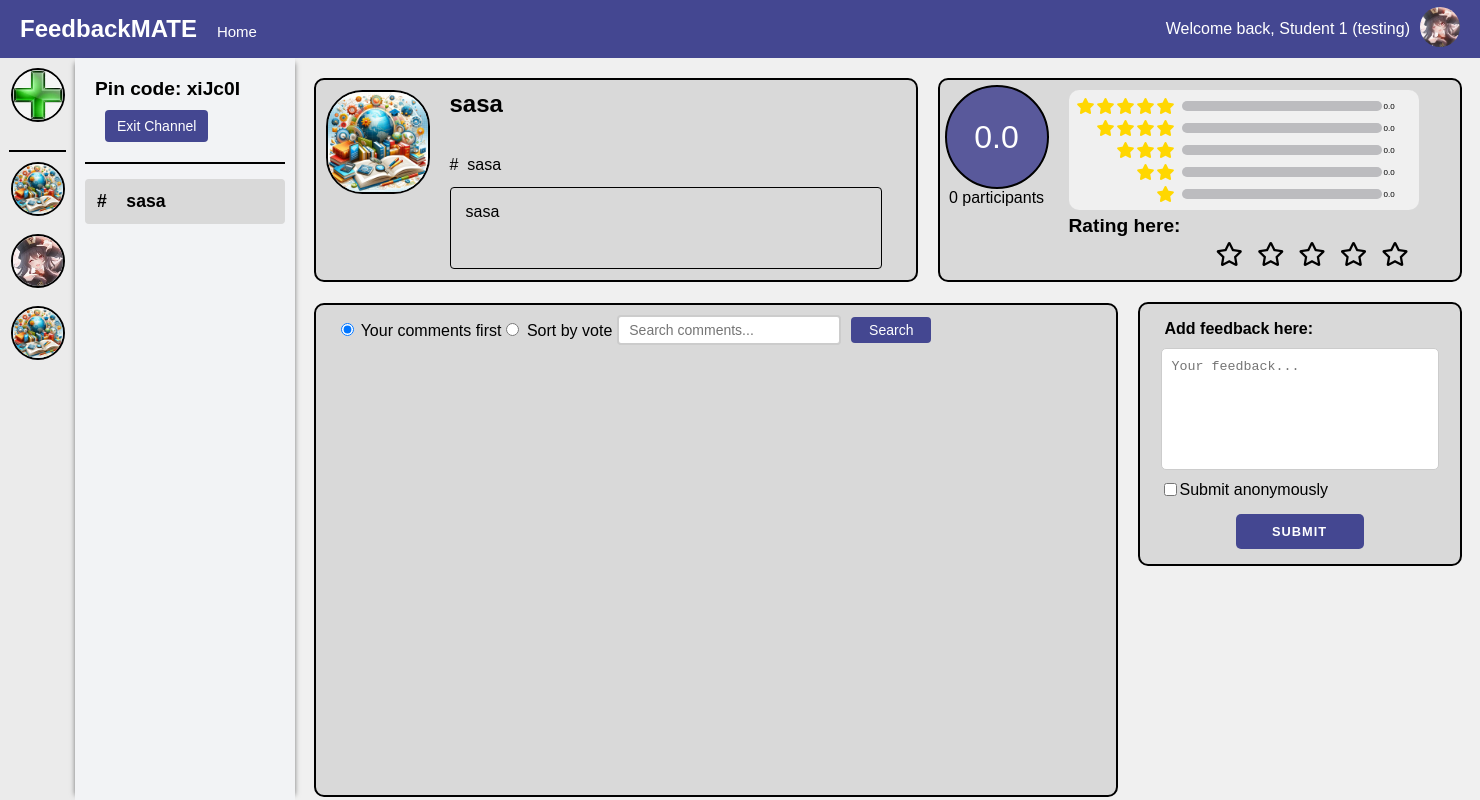
Screenshot of /student/channel/51/section/29/ (signed in) with the database file from the repository.
### main/models.py (models this page shows, shortened)
class UserInfo(models.Model):
    user = models.OneToOneField(User, on_delete=models.CASCADE)
    profile_name = models.CharField(max_length=30)
    user_image = models.ImageField(upload_to=user_image_path, default='img/user.png')

class Channel(models.Model):
    name = models.CharField(max_length=70)
    pin_code = models.CharField(max_length=6, unique=True, blank=True, null=True)
    user = models.ForeignKey(User, on_delete=models.CASCADE)
    description = models.TextField(max_length=500, blank=True)
    image = models.ImageField(upload_to=channel_image_path, default='img/channel_icon.jpg')
    students = models.ManyToManyField(User, related_name='joined_channels', blank=True)

class Section(models.Model):
    channel = models.ForeignKey(Channel, on_delete=models.CASCADE)
    title = models.CharField(max_length=50)
    description = models.TextField(max_length=500, blank=True)
    total_rating = models.FloatField(default=0.0, blank=True)
    ratings_count = models.PositiveIntegerField(default=0, blank=True)
    one_star_users = models.ManyToManyField(User, related_name='one_star_sections', blank=True)
    two_star_users = models.ManyToManyField(User, related_name='two_star_sections', blank=True)
    three_star_users = models.ManyToManyField(User, related_name='three_star_sections', blank=True)
    four_star_users = models.ManyToManyField(User, related_name='four_star_sections', blank=True)
    five_star_users = models.ManyToManyField(User, related_name='five_star_sections', blank=True)
    one_star_percentage = models.FloatField(verbose_name="Percentage", default=0.0)
    two_star_percentage = models.FloatField(verbose_name="Percentage", default=0.0)
    three_star_percentage = models.FloatField(verbose_name="Percentage", default=0.0)
    four_star_percentage = models.FloatField(verbose_name="Percentage", default=0.0)
    five_star_percentage = models.FloatField(verbose_name="Percentage", default=0.0)

### main/decorators.py (the view)
    def _wrapped_view(request, *args, **kwargs):
        if request.user.groups.filter(name='student').exists():
            return view_func(request, *args, **kwargs)
        else:
            return redirect('teacher')

### main/templates/student_section_detail.html (shortened to what this page needs)
{% extends 'student_channel_detail.html' %}
{% load static %}
{% block section %}
<div class="section-block">
{% for section in sections %}
    <div class="section-tooltip">
        <a href="{% url 'student-section' channel_id=section.channel.id section_id=section.id %}" class="section-item {% if current_section.id == section.id %}selected{% endif %}">
            #&nbsp;&nbsp;&nbsp; {{ section.title }}
        </a>
    </div>
{% endfor %}
</div>
{% endblock %}
{% block content %}
{{ block.super}}
<div class="top-section">
    <div class="description-box">
        <div class="description-left">
            <img src= "{{ current_channel.image.url }}" alt="Channel Image" class="channel-image">
        </div>
        <div class="channel-info">
            <h2 class="channel-name">{{ current_channel.name }}</h2>
            <p class="section-title"># &nbsp;{{ current_section.title }}</p>
            <p class="section-description">{{ current_section.description }}</p>
        </div>
    </div>
    <div class="rating-box">
        <div class="rating-overview">
            <div class="circle-rating">
                <span id="total-rating">{{ current_section.total_rating}}</span>
            </div>
            <div class="rating-participants">
                <span id="participants-count">{{ current_section.ratings_count}}</span> participants
            </div>
        </div>
        <div class="right-part">
            <div class="rating-statistics">
                <div class="rating-stat" data-star="5">
                    <i class="fas fa-star"></i>
                    <i class="fas fa-star"></i>
                    <i class="fas fa-star"></i>
                    <i class="fas fa-star"></i>
                    <i class="fas fa-star"></i>
                    <div class="rating-bar">
                    </div>
                    <div class="percentage-count">
                        <span id="star-5-count">{{ current_section.five_star_percentage }}</span>
                    </div>
                </div>
                <div class="rating-stat" data-star="4">
                    <i class="fas fa-star"></i>
                    <i class="fas fa-star"></i>
                    <i class="fas fa-star"></i>
                    <i class="fas fa-star"></i>
                    <div class="rating-bar">
                    </div>
                    <div class="percentage-count">
                        <span id="star-4-count">{{ current_section.four_star_percentage }}</span>
                    </div>
                </div>
                <div class="rating-stat" data-star="3">
                    <i class="fas fa-star"></i>
                    <i class="fas fa-star"></i>
                    <i class="fas fa-star"></i>
                    <div class="rating-bar">
                    </div>
                    <div class="percentage-count">
                        <span id="star-3-count">{{ current_section.three_star_percentage }}</span>
                    </div>
                </div>
                <div class="rating-stat" data-star="2">
                    <i class="fas fa-star"></i>
                    <i class="fas fa-star"></i>
                    <div class="rating-bar">
                    </div>
                    <div class="percentage-count">
                        <span id="star-2-count">{{ current_section.two_star_percentage }}</span>
                    </div>
                </div>
                <div class="rating-stat" data-star="1">
                    <i class="fas fa-star"></i>
                    <div class="rating-bar">
                    </div>
                    <div class="percentage-count">
                        <span id="star-1-count">{{ current_section.one_star_percentage }}</span>
                    </div>
                </div>
            </div>
            <div class="rating-heading">
                <h3>Rating here:</h3>
            </div>
            <div class="rating-buttons" data-current-rating="0">
                {% for star in "12345" %}
                <i class="far fa-star rating-star" data-rating="{{ forloop.counter }}" onclick="rateSection(this, {{ current_section.id }}, '{{ forloop.counter }}')"></i>
                {% endfor %}
            </div>
        </div>
    </div>
    <div class="comment-section">
        <div class="search-sort-container">
        <form id="sort-form" method="get">
            <label class="sort-option">
                <input type="radio" name="sort" value="user_first" {% if request.GET.sort == "user_first" or not request.GET.sort %}checked{% endif %}>
                Your comments first
            </label>
            <label class="sort-option">
                <input type="radio" name="sort" value="vote_prioritize_user" {% if request.GET.sort == "vote_prioritize_user" %}checked{% endif %}>
                Sort by vote
            </label>
        </form>
        <form method="get" action="" class="search-form">
            <input type="text" name="search" placeholder="Search comments..." value="{{ request.GET.search|default:'' }}">
            <button type="submit">Search</button>
        </form>
        </div>
    </div>
    <div class="provide-feedback-section">
        <form method="post" action="{% url 'submit-feedback' current_section.id %}">
            <p>Add feedback here:</p>
            <textarea name="feedback_content" placeholder="Your feedback..."  required maxlength="500"></textarea>
            <div class="anonymous-checkbox">
                <input type="checkbox" id="anonymous" name="anonymous" value="true">
                <label for="anonymous">Submit anonymously</label>
            </div>
            <button type="submit" class="submit-feedback-btn">Submit</button>
        </form>
    </div>
</div>
{% endblock %}

### main/templates/student_channel_detail.html (shortened to what this page needs)
{% extends 'student.html' %}
{% load static %}
{% block home %}
<a href="{% url 'student' %}" class="home-link">Home</a>
{% endblock home %}
{% block channel %}
    {% for channel in channels %}
    <div class="channel-icon-container {% if channel.id == current_channel.id %}selected-channel{% endif %}" data-channel-id="{{ channel.id }}">
        <img src="{{ channel.image.url }}" alt="" class="channel-icon {% if channel.id == current_channel.id %}selected-channel-icon{% endif %}" onclick="location.href='{% url 'student-channel-detail' channel.id %}'">
    </div>
    {% endfor %}
{% endblock %}
{% block content %}
<div class="section-nav">
    <div class="pin-code-display">
        Pin code: {{ current_channel.pin_code }}
        <button type="button" onclick="confirmExit({{ current_channel.id }})" class="create-section-btn">Exit Channel</button>
    </div>
    {% block section %}{% endblock%}
</div>
{% endblock %}

### main/templates/student.html (shortened to what this page needs)
<!DOCTYPE html>
<html lang="en">
{% load static %}
<head>
    <link rel="stylesheet" href="https://cdnjs.cloudflare.com/ajax/libs/font-awesome/5.15.1/css/all.min.css">
    <link rel="stylesheet" href="https://cdnjs.cloudflare.com/ajax/libs/font-awesome/5.15.3/css/all.min.css">
</head>
<body>
    <div class="app-container">
        <div class="header">
            <div class="logo">FeedbackMATE</div>
            {% block home%}
            {% endblock home %}
            <div class="user-info">
                <span class="welcome-text">Welcome back, {{ username }}</span>
                <div class="user-dropdown">
                    <img src="{{ user_image }}" alt="User Image" width="40" height="40" style="border-radius: 50%;">
                </div>
            </div>
        </div>
        <div class="main-container">
            <div class="sidebar">
                <div class="channel-icon-container add-channel create-channel-btn">
                    <img src="{% static 'img/add_channel_icon.jpg' %}" alt="Add Channel" class="channel-icon" onclick="location.href='{% url 'join-channel' %}'">
                </div>
                <div class="channel-divider"></div>
                {% block channel %}{% endblock %}
            </div>
            {% block content %}{% endblock %}
        </div>
    </div>
</body>
</html>

### main/templates/student.html (style rules this page uses)
body { font-family: Arial, sans-serif; margin: 0; padding: 0; border: 0; background-color: #f0f0f0; }
.app-container { display: flex; flex-direction: column; min-width: 1470px; height: 100vh; overflow-x: auto; overflow-y: auto; }
.header { display: flex; justify-content: space-between; align-items: center; padding: 20px; background-color: #444791; color: white; height: 18px; }
.logo { font-size: 24px; font-weight: bold; }
.user-info { display: flex; align-items: center; }
.welcome-text { margin-right: 10px; }
.user-dropdown { position: relative; }
.main-container { display: flex; flex-grow: 1; height: calc(100vh - 58px); }
.sidebar { width: 55px; background-color: #EBEBEB; padding: 10px; display: flex; flex-direction: column; align-items: center; flex-shrink: 0; -ms-overflow-style: none; scrollbar-width: none; overflow-y: auto; overflow-x: hidden; }
.channel-divider { height: 0; background-color: black; border: 1px solid black; width: 100%; margin-top: 10px; margin-bottom: 10px; top: 0; z-index: 10; }
.add-channel { margin-bottom: 10px; border-bottom: 2px solid black; }
.channel-icon-container { position: relative; margin-bottom: 18px; border: 2px solid black; border-radius: 50%; width: 50px; height: 50px; display: flex; justify-content: center; align-items: center; transition: border-radius 0.1s; }
.channel-icon { max-width: 100%; max-height: 100%; border-radius: 50%; }
.channel-image { width: 100%; height: 150px; border-top-left-radius: 10px; border-top-right-radius: 10px; border-bottom: 1px solid #000000; }

### main/templates/student_channel_detail.html (style rules this page uses)
.section-nav { background-color: #F2F3F5; padding: 10px; box-shadow: 5px 0 5px -5px rgba(0,0,0,0.5), -5px 0 5px -5px rgba(0,0,0,0.5); width: 25%; min-width: 200px; overflow-y: hidden; }
.pin-code-display { padding: 10px; margin-bottom: 10px; border-bottom: 2px solid black; background-color: #F2F3F5; text-align: left; font-weight: bold; font-size: 1.2em; }
.section-block { height: calc(100vh - 58px - 116px); overflow-x: hidden; overflow-y: auto; }
.section-item { display: block; padding: 10px; margin: 5px 0; text-decoration: none; font-weight: bold; font-size: 1.1em; color: #000000; border-radius: 4px; transition: background-color 0.3s, box-shadow 0.3s; border: 2px solid transparent; width: 100%; min-width: 200px; box-sizing: border-box; overflow: hidden; white-space: nowrap; text-overflow: ellipsis; }
.create-section-btn { padding: 8px 12px; background-color: #444791; color: white; border: none; border-radius: 4px; cursor: pointer; font-size: 14px; display: block; margin: 10px 0 10px 10px; text-align: center; }
.home-link { margin-right: auto; margin-top: 5px; margin-left: 20px; color: white; text-decoration: none; font-size: 15px; }

### rows the page displays
UserInfo: profile_name "Student 1 (testing)"
Channel: image (picture)
Channel: image (picture)
Channel: image (picture)
Channel: pin_code "xiJc0I", image (picture), name "sasa"
Section: title "sasa", description "sasa", total_rating "0.0", ratings_count "0", five_star_percentage "0.0", four_star_percentage "0.0", three_star_percentage "0.0", two_star_percentage "0.0", one_star_percentage "0.0"
